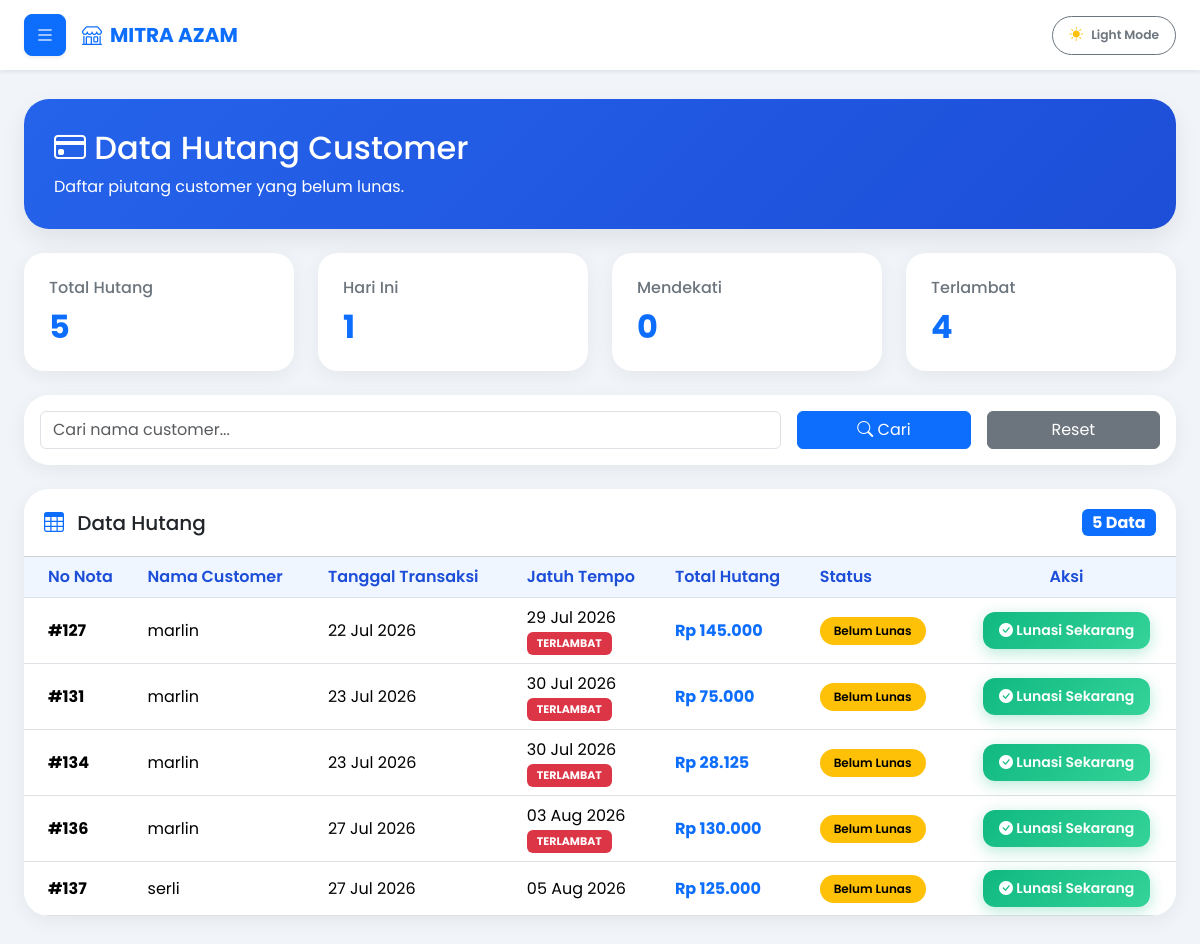
The page /kasir/data_hutang.php (signed in) on the database its author committed.
### tables this page shows
CREATE TABLE `penjualan` (
  `id_penjualan` int(11) NOT NULL AUTO_INCREMENT,
  `tanggal` datetime NOT NULL,
  `total_harga` int(11) NOT NULL,
  `bayar` int(11) NOT NULL,
  `metode_pembayaran` varchar(50) DEFAULT NULL,
  `referensi` varchar(100) DEFAULT NULL,
  `bukti_pembayaran` varchar(255) DEFAULT NULL,
  `kasir` int(11) DEFAULT NULL,
  `nama_kasir` varchar(100) DEFAULT NULL,
  `id_customer` int(11) DEFAULT NULL,
  `kembali` int(11) NOT NULL,
  `nama_customer` varchar(100) DEFAULT NULL,
  `jatuh_tempo` date DEFAULT NULL,
  `status_pembayaran` enum('Lunas','Belum Lunas') NOT NULL,
  `metode_pelunasan` varchar(30) DEFAULT NULL,
  `tanggal_pelunasan` datetime DEFAULT NULL,
  `bukti_pelunasan` varchar(255) DEFAULT NULL,
  `keuntungan` int(11) NOT NULL,
  `id_user` int(11) NOT NULL,
  PRIMARY KEY (`id_penjualan`)
);

### kasir/data_hutang.php (the view, shortened to what this page needs)
<?php
require_once '../config/koneksi.php';
$filter = $_GET['filter'] ?? '';
$cari = $_GET['cari'] ?? '';
$where = "
metode_pembayaran='Hutang'
AND status_pembayaran='Belum Lunas'
";
$sql = "
SELECT *
FROM penjualan
WHERE $where
ORDER BY jatuh_tempo ASC
";
$query_hutang = mysqli_query($conn, $sql);
$q_total = mysqli_query($conn,"
SELECT COUNT(*) AS total
FROM penjualan
WHERE metode_pembayaran='Hutang'
AND status_pembayaran='Belum Lunas'
");
$total_hutang = mysqli_fetch_assoc($q_total)['total'];
$q_hariini = mysqli_query($conn,"
SELECT COUNT(*) AS total
FROM penjualan
WHERE metode_pembayaran='Hutang'
AND status_pembayaran='Belum Lunas'
AND DATE(jatuh_tempo)=CURDATE()
");
$total_hariini = mysqli_fetch_assoc($q_hariini)['total'];
$q_mendekati = mysqli_query($conn,"
SELECT COUNT(*) AS total
FROM penjualan
WHERE metode_pembayaran='Hutang'
AND status_pembayaran='Belum Lunas'
AND jatuh_tempo BETWEEN DATE_ADD(CURDATE(),INTERVAL 1 DAY)
AND DATE_ADD(CURDATE(),INTERVAL 3 DAY)
");
$total_mendekati = mysqli_fetch_assoc($q_mendekati)['total'];
$q_terlambat = mysqli_query($conn,"
SELECT COUNT(*) AS total
FROM penjualan
WHERE metode_pembayaran='Hutang'
AND status_pembayaran='Belum Lunas'
AND jatuh_tempo < CURDATE()
");
$total_terlambat = mysqli_fetch_assoc($q_terlambat)['total'];
$judul = "Data Hutang";
?>
<!DOCTYPE html>
<html lang="id">
<head>
<link href="https://cdn.jsdelivr.net/npm/bootstrap@5.3.3/dist/css/bootstrap.min.css" rel="stylesheet">
<link rel="stylesheet" href="https://cdn.jsdelivr.net/npm/bootstrap-icons@1.11.3/font/bootstrap-icons.min.css">
</head>
<body>
<nav class="navbar bg-white fixed-top shadow-sm px-4" style="height: 70px;">
  <div class="container-fluid px-0 d-flex align-items-center justify-content-between">
    <div class="d-flex align-items-center gap-3">
        <button class="btn btn-primary d-flex align-items-center justify-content-center p-2 rounded-3 shadow-sm" type="button" data-bs-toggle="offcanvas" data-bs-target="#sidebarKasir" style="width: 42px; height: 42px;">
          <i class="bi bi-list fs-5"></i>
        </button>
        <a class="navbar-brand fw-bold text-primary d-flex align-items-center gap-2 m-0 p-0 fs-5" href="dashboard.php">
          <i class="bi bi-shop"></i> MITRA AZAM
        </a>
    </div>
    <button class="btn btn-sm btn-outline-secondary rounded-pill px-3 py-2 d-flex align-items-center gap-2" id="themeToggleBtn" onclick="toggleQuickTheme()">
        <i class="bi" id="themeIcon"></i>
        <span class="small fw-semibold d-none d-sm-inline" id="themeText">Theme</span>
    </button>
  </div>
</nav>
<div class="container-fluid mt-4 px-4">
    <div class="header-card mb-4">
        <h2>
            <i class="bi bi-credit-card"></i> Data Hutang Customer
        </h2>
        <p class="mb-0">
            Daftar piutang customer yang belum lunas.
        </p>
    </div>
    <div class="row g-4 mb-4">
        <div class="col-md-3">
            <a href="data_hutang.php?filter=&cari=<?= urlencode($cari); ?>" class="text-decoration-none">
                <div class="stat-card">
                    <h6>Total Hutang</h6>
                    <h2><?= $total_hutang ?></h2>
                </div>
            </a>
        </div>
        <div class="col-md-3">
            <a href="data_hutang.php?filter=hariini&cari=<?= urlencode($cari); ?>" class="text-decoration-none">
                <div class="stat-card <?= $filter == 'hariini' ? 'active-card' : ''; ?>">
                    <h6>Hari Ini</h6>
                    <h2><?= $total_hariini ?></h2>
                </div>
            </a>
        </div>
        <div class="col-md-3">
            <a href="data_hutang.php?filter=mendekati&cari=<?= urlencode($cari); ?>" class="text-decoration-none">
                <div class="stat-card <?= $filter == 'mendekati' ? 'active-card' : ''; ?>">
                    <h6>Mendekati</h6>
                    <h2><?= $total_mendekati ?></h2>
                </div>
            </a>
        </div>
        <div class="col-md-3">
            <a href="data_hutang.php?filter=terlambat&cari=<?= urlencode($cari); ?>" class="text-decoration-none">
                <div class="stat-card <?= $filter == 'terlambat' ? 'active-card' : ''; ?>">
                    <h6>Terlambat</h6>
                    <h2><?= $total_terlambat ?></h2>
                </div>
            </a>
        </div>
    </div>
    <div class="card mb-4">
        <div class="card-body">
            <form method="GET">
                <div class="row g-3 align-items-center">
                    <div class="col-md-8">
                        <input type="text" name="cari" class="form-control" placeholder="Cari nama customer..." value="<?= htmlspecialchars($cari); ?>">
                    </div>
                    <div class="col-md-2">
                        <button type="submit" class="btn btn-primary w-100">
                            <i class="bi bi-search"></i> Cari
                        </button>
                    </div>
                    <div class="col-md-2">
                        <a href="data_hutang.php" class="btn btn-secondary w-100">Reset</a>
                    </div>
                </div>
            </form>
        </div>
    </div>
    <div class="card table-card mb-5">
        <div class="card-header bg-white">
            <div class="d-flex justify-content-between align-items-center flex-wrap">
                <h5 class="mb-0">
                    <i class="bi bi-table me-2 text-primary"></i>
                    <?= htmlspecialchars($judul); ?>
                </h5>
                <span class="badge bg-primary fs-6">
                    <?= mysqli_num_rows($query_hutang); ?> Data
                </span>
            </div>
        </div>
        <div class="card-body table-responsive p-0">
            <table class="table table-hover align-middle mb-0">
                <thead>
                    <tr>
                        <th class="ps-4">No Nota</th>
                        <th>Nama Customer</th>
                        <th>Tanggal Transaksi</th>
                        <th>Jatuh Tempo</th>
                        <th>Total Hutang</th>
                        <th>Status</th>
                        <th class="text-center">Aksi</th>
                    </tr>
                </thead>
                <tbody>
                <?php if(mysqli_num_rows($query_hutang) < 1): ?>
                    <tr>
                        <td colspan="7" class="text-center py-5 text-muted">
                            <i class="bi bi-check-circle fs-2 d-block mb-2"></i>
                            Tidak ada data hutang customer.
                        </td>
                    </tr>
                <?php else: ?>
                    <?php while($row = mysqli_fetch_assoc($query_hutang)): ?>
                    <?php
                    $is_overdue = date('Y-m-d') > $row['jatuh_tempo'];
                    ?>
                    <tr>
                        <td class="ps-4">
                            <strong>#<?= $row['id_penjualan']; ?></strong>
                        </td>
                        <td><?= htmlspecialchars($row['nama_customer']); ?></td>
                        <td><?= date('d M Y', strtotime($row['tanggal'])); ?></td>
                        <td>
                            <?= date('d M Y', strtotime($row['jatuh_tempo'])); ?>
                            <?php if($is_overdue): ?>
                                <br>
                                <span class="badge badge-terlambat">TERLAMBAT</span>
                            <?php endif; ?>
                        </td>
                        <td>
                            <strong class="text-primary">
                                Rp <?= number_format($row['total_harga'], 0, ',', '.'); ?>
                            </strong>
                        </td>
                        <td>
                            <span class="badge badge-belum">Belum Lunas</span>
                        </td>
                        <td class="text-center">
                            <button onclick="konfirmasiLunasi(<?= $row['id_penjualan']; ?>)" class="btn btn-lunasi btn-sm">
                                <i class="bi bi-check-circle-fill"></i> Lunasi Sekarang
                            </button>
                        </td>
                    </tr>
                    <?php endwhile; ?>
                <?php endif; ?>
                </tbody>
            </table>
        </div>
    </div>
</div>
</body>
</html>

### kasir/data_hutang.php (style rules this page uses)
* { font-family:'Poppins', sans-serif; }
body { background: #f1f5f9; overflow-x: hidden; padding-top: 75px; transition: background 0.3s ease, color 0.3s ease; }
.header-card { background: linear-gradient(135deg,#2563eb,#1d4ed8); color: white; border-radius: 25px; padding: 30px; box-shadow: 0 10px 25px rgba(0,0,0,.08); }
.stat-card { background: white; border-radius: 20px; padding: 25px; box-shadow: 0 5px 20px rgba(0,0,0,.06); transition: .3s; cursor: pointer; }
.stat-card h6 { color: #6c757d; margin-bottom: 10px; }
.stat-card h2 { font-weight: bold; margin: 0; }
.card { border: none; border-radius: 25px; box-shadow: 0 5px 20px rgba(0,0,0,.06); }
.card-header { padding: 20px; }
.table-card { overflow: hidden; }
.table th { background: #eff6ff; color: #1d4ed8; font-weight: 600; }
.table td { vertical-align: middle; }
.badge-terlambat { background: #dc3545; color: white; font-size: 11px; padding: 6px 10px; }
.badge-belum { background: #ffc107; color: black; padding: 8px 14px; border-radius: 30px; font-weight: 600; }
.btn-lunasi { background: linear-gradient(135deg, #10b981, #34d399); border: none; color: white; font-weight: 600; padding: 8px 16px; border-radius: 12px; transition: all 0.3s; box-shadow: 0 4px 15px rgba(16, 185, 129, 0.3); }

### rows shown on the page
penjualan: id_penjualan "127", nama_customer "marlin", tanggal "22 Jul 2026", jatuh_tempo "29 Jul 2026", shows "TERLAMBAT", total_harga "145.000"
penjualan: id_penjualan "131", nama_customer "marlin", tanggal "23 Jul 2026", jatuh_tempo "30 Jul 2026", shows "TERLAMBAT", total_harga "75.000"
penjualan: id_penjualan "134", nama_customer "marlin", tanggal "23 Jul 2026", jatuh_tempo "30 Jul 2026", shows "TERLAMBAT", total_harga "28.125"
penjualan: id_penjualan "136", nama_customer "marlin", tanggal "27 Jul 2026", jatuh_tempo "03 Aug 2026", shows "TERLAMBAT", total_harga "130.000"
penjualan: id_penjualan "137", nama_customer "serli", tanggal "27 Jul 2026", jatuh_tempo "05 Aug 2026", total_harga "125.000"

### other values the page prints
$total_hutang "5"
$total_hariini "1"
$total_mendekati "0"
$total_terlambat "4"
$judul "Data Hutang"
mysqli_num_rows($query_hutang) "5"
